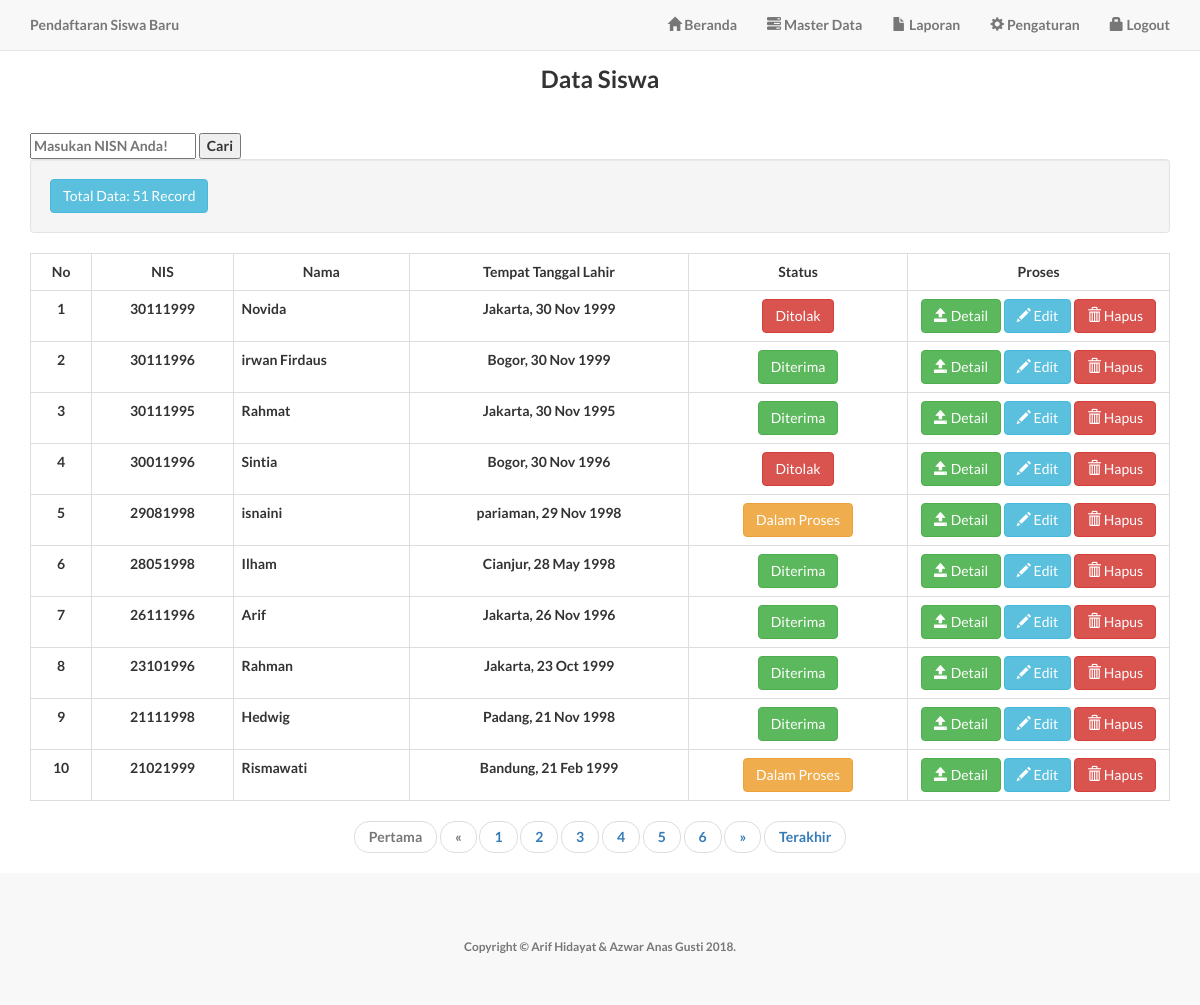
/admin/datasiswa.php (signed in), run on the app's committed database.
### tables this page shows
CREATE TABLE `calon_siswa` (
  `nisn` varchar(10) NOT NULL,
  `password` varchar(32) DEFAULT NULL,
  `nama` varchar(30) DEFAULT NULL,
  `tempat_lahir` varchar(30) DEFAULT NULL,
  `tgl_lahir` date DEFAULT NULL,
  `jkel` varchar(10) DEFAULT NULL,
  `gol_drh` varchar(10) DEFAULT NULL,
  `alamat` varchar(100) DEFAULT NULL,
  `agama` varchar(30) DEFAULT NULL,
  `warga_negara` varchar(3) DEFAULT NULL,
  `wali` varchar(30) DEFAULT NULL,
  `alamat_wali` varchar(100) DEFAULT NULL,
  `telepon` varchar(15) DEFAULT NULL,
  `pekerjaan_wali` varchar(30) DEFAULT NULL,
  `pendidikan_wali` varchar(20) DEFAULT NULL,
  `no_ijazah` varchar(15) DEFAULT NULL,
  `foto` varchar(200) DEFAULT NULL,
  `tgl_daftar` date DEFAULT NULL
);

### admin/datasiswa.php (the view, shortened to what this page needs)
<?php include "header.php"; ?>
           <div class="container">
<center><h3>&nbsp;</h3>
  <h3><b>Data Siswa</b></h3>
</center>
<p>&nbsp;  </p>
<form action="searchsiswa.php" method="get">
  <input type="text" name="cari" maxlength="10" placeholder="Masukan NISN Anda!" minlength="1" required>
  <input type="submit" value="Cari">
</form>
<?php
$halaman = 10;
$page = isset($_GET["halaman"]) ? (int)$_GET["halaman"] : 1;
$mulai = ($page>1) ? ($page * $halaman) - $halaman : 0;
$tampil= mysql_query("SELECT * FROM calon_siswa order By nisn DESC");
$jumlah=mysql_num_rows($tampil);
$pages = ceil($jumlah/$halaman);
$qry=mysql_query("SELECT * FROM calon_siswa order By nisn DESC LIMIT $mulai, $halaman") or die ("gagal".mysql_error());
$no =$mulai+1;
?>
      <div class="row-fluid">
    <div class="span12">
    <div class="well">
    <a class="btn btn-info" <i class="icon-list icon-white"></i> Total Data: <?php echo $jumlah; ?> Record</a>
    </div>
    </div>
    </div>
<table class="table table-bordered">
  <tr align="center">
  <td><b>No</b> </td>
  <td><b>NIS</b></td>
  <td><b>Nama</b></td>
  <td><b>Tempat Tanggal Lahir</b></td>
  <td><b>Status</b> </td>
  <td colspan="3"><b>Proses</b></td>
  </tr>
   <?php
   while ($row=mysql_fetch_array($qry))
  {
    $a=$row['nisn'];
    $b=$row['nama'];
    $c=$row['tempat_lahir'];
    $d=$row['wali'];
    $qStatus="SELECT * FROM pembayaran WHERE atas_nama='$d'";
$Stat=mysql_query($qStatus)or die("gagal".mysql_error());
$res=mysql_fetch_array($Stat);
$d=$res['status'];
  ?>
  <tr>
    <td align="center"><?php echo $no++;?></td>
    <td align="center"><?php echo $a;?></td>
    <td><?php echo $b;?></td>
    <td align="center"><?php echo $c;?>, <?php echo date('d M Y', strtotime($row['tgl_lahir'])); ?></td>
    <?php
    if ($d==1) {echo "<td align='center'><a href='#' class='btn btn-success'>Diterima</a></td>";}
     	elseif ($d==2){echo "<td align='center'><a href='#' class='btn btn-danger'>Ditolak</a></td>";}
     	else {
     		echo "<td align='center'><a href='#' class='btn btn-warning'>Dalam Proses</a></td>";
     }?>
    <td align="center" width="23%">
    <button class="btn btn-success" onclick="window.open('detailsiswa.php?nisn=<?php echo $a; ?>','popupwindow','scrollbars=yes, width=750,height=600');"><i class="glyphicon glyphicon-open"></i> Detail</button>
    <a href="editsiswa.php?nisn=<?=$a;?>" class="btn btn-small btn-info"><i class="glyphicon glyphicon-pencil"></i> Edit</a>
    <a href="hapussiswa.php?nisn=<?=$a;?>" onclick="return confirm('Anda Yakin Ingin Mengapus Item Ini?');" class="btn btn-small btn-danger"><i class="glyphicon glyphicon-trash"></i> Hapus</a>
    </td>
    </tr>
    <?php
    } ?>
    </table>
    <nav aria-label="Page navigation example">
  <ul class="pager">
<?php
if($page == 1){ ?>
<li class="page-item disabled"><a class="page-link" href="#">Pertama</a></li>
<li class="page-item disabled"><a class="page-link" href="#">&laquo;</a></li>
<?php
}else{
  $link_prev = ($page > 1)? $page - 1 : 2;
  ?>
<li class="page-item"><a class="page-link" href="datasiswa.php?halaman=1">Pertama</a></li>
<li class="page-item"><a class="page-link" href="datasiswa.php?halaman=<?php echo $link_prev; ?>"> &laquo;</a></li>
<?php } ?>
<?php for ($i=1; $i<=$pages ; $i++){ ?>
  <li class="page-item"><a class="page-link" href="?halaman=<?php echo $i; ?>"> <?php echo $i; ?></a></li>
  <?php } ?>
          <?php
          if($page == $pages){ ?>
          <li class="page-item disabled"><a class="page-link" href="#">&raquo;</a></li>
          <li class="page-item disabled"><a class="page-link" href="#">Terakhir</a></li>
          <?php        }else{
            $link_next = ($page < $pages)? $page + 1 : $pages; ?>
            <li class="page-item"><a class="page-link" href="datasiswa.php?halaman=<?php echo $link_next; ?>">&raquo;</a></li>
            <li class="page-item"><a class="page-link" href="datasiswa.php?halaman=<?php echo $pages; ?>">Terakhir</a></li>
            <?php } ?>
</div>
<?php include "footer.php"; ?>

### assets/css/landing-page.css (style rules this page uses)
body, html { width: 100%; height: 100%; }
body, h1, h2, h3, h4, h5, h6 { font-family: "Lato","Helvetica Neue",Helvetica,Arial,sans-serif; font-weight: 700; }

### data on the page
calon_siswa: nisn "30111999", nama "Novida", tempat_lahir "Jakarta", tgl_lahir "30 Nov 1999", shows "Ditolak"
calon_siswa: nisn "30111996", nama "irwan Firdaus", tempat_lahir "Bogor", tgl_lahir "30 Nov 1999", shows "Diterima"
calon_siswa: nisn "30111995", nama "Rahmat", tempat_lahir "Jakarta", tgl_lahir "30 Nov 1995", shows "Diterima"
calon_siswa: nisn "30011996", nama "Sintia", tempat_lahir "Bogor", tgl_lahir "30 Nov 1996", shows "Ditolak"
calon_siswa: nisn "29081998", nama "isnaini", tempat_lahir "pariaman", tgl_lahir "29 Nov 1998", shows "Dalam Proses"
calon_siswa: nisn "28051998", nama "Ilham", tempat_lahir "Cianjur", tgl_lahir "28 May 1998", shows "Diterima"
calon_siswa: nisn "26111996", nama "Arif", tempat_lahir "Jakarta", tgl_lahir "26 Nov 1996", shows "Diterima"
calon_siswa: nisn "23101996", nama "Rahman", tempat_lahir "Jakarta", tgl_lahir "23 Oct 1999", shows "Diterima"
calon_siswa: nisn "21111998", nama "Hedwig", tempat_lahir "Padang", tgl_lahir "21 Nov 1998", shows "Diterima"
calon_siswa: nisn "21021999", nama "Rismawati", tempat_lahir "Bandung", tgl_lahir "21 Feb 1999", shows "Dalam Proses"

### other printed values
$jumlah "51"
